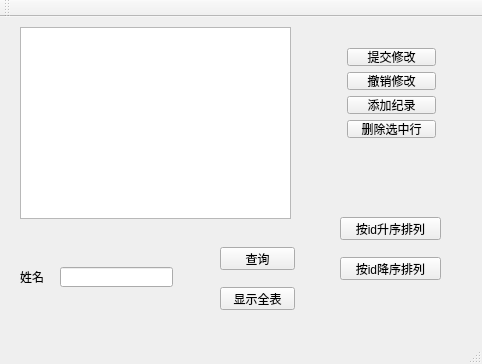
<?xml version="1.0" encoding="UTF-8"?>
<ui version="4.0">
 <class>MainWindow</class>
 <widget class="QMainWindow" name="MainWindow">
  <property name="geometry">
   <rect>
    <x>0</x>
    <y>0</y>
    <width>482</width>
    <height>364</height>
   </rect>
  </property>
  <property name="windowTitle">
   <string>MainWindow</string>
  </property>
  <widget class="QWidget" name="centralWidget">
   <widget class="QPushButton" name="pushButton_5">
    <property name="geometry">
     <rect>
      <x>340</x>
      <y>200</y>
      <width>101</width>
      <height>23</height>
     </rect>
    </property>
    <property name="text">
     <string>按id升序排列</string>
    </property>
   </widget>
   <widget class="QPushButton" name="pushButton_6">
    <property name="geometry">
     <rect>
      <x>340</x>
      <y>240</y>
      <width>101</width>
      <height>23</height>
     </rect>
    </property>
    <property name="text">
     <string>按id降序排列</string>
    </property>
   </widget>
   <widget class="QLabel" name="label">
    <property name="geometry">
     <rect>
      <x>20</x>
      <y>250</y>
      <width>41</width>
      <height>20</height>
     </rect>
    </property>
    <property name="text">
     <string>姓名</string>
    </property>
   </widget>
   <widget class="QLineEdit" name="lineEdit">
    <property name="geometry">
     <rect>
      <x>60</x>
      <y>250</y>
      <width>113</width>
      <height>20</height>
     </rect>
    </property>
   </widget>
   <widget class="QPushButton" name="pushButton_7">
    <property name="geometry">
     <rect>
      <x>220</x>
      <y>230</y>
      <width>75</width>
      <height>23</height>
     </rect>
    </property>
    <property name="text">
     <string>查询</string>
    </property>
   </widget>
   <widget class="QPushButton" name="pushButton_8">
    <property name="geometry">
     <rect>
      <x>220</x>
      <y>270</y>
      <width>75</width>
      <height>23</height>
     </rect>
    </property>
    <property name="text">
     <string>显示全表</string>
    </property>
   </widget>
   <widget class="QTableView" name="tableView">
    <property name="geometry">
     <rect>
      <x>20</x>
      <y>10</y>
      <width>271</width>
      <height>192</height>
     </rect>
    </property>
   </widget>
   <widget class="QWidget" name="">
    <property name="geometry">
     <rect>
      <x>336</x>
      <y>20</y>
      <width>111</width>
      <height>112</height>
     </rect>
    </property>
    <layout class="QVBoxLayout" name="verticalLayout">
     <item>
      <widget class="QPushButton" name="pushButton">
       <property name="text">
        <string>提交修改</string>
       </property>
      </widget>
     </item>
     <item>
      <widget class="QPushButton" name="pushButton_2">
       <property name="text">
        <string>撤销修改</string>
       </property>
      </widget>
     </item>
     <item>
      <widget class="QPushButton" name="pushButton_3">
       <property name="text">
        <string>添加纪录</string>
       </property>
      </widget>
     </item>
     <item>
      <widget class="QPushButton" name="pushButton_4">
       <property name="text">
        <string>删除选中行</string>
       </property>
      </widget>
     </item>
    </layout>
   </widget>
  </widget>
  <widget class="QMenuBar" name="menuBar">
   <property name="geometry">
    <rect>
     <x>0</x>
     <y>0</y>
     <width>482</width>
     <height>23</height>
    </rect>
   </property>
  </widget>
  <widget class="QToolBar" name="mainToolBar">
   <attribute name="toolBarArea">
    <enum>TopToolBarArea</enum>
   </attribute>
   <attribute name="toolBarBreak">
    <bool>false</bool>
   </attribute>
  </widget>
  <widget class="QStatusBar" name="statusBar"/>
 </widget>
 <layoutdefault spacing="6" margin="11"/>
 <resources/>
 <connections/>
</ui>
